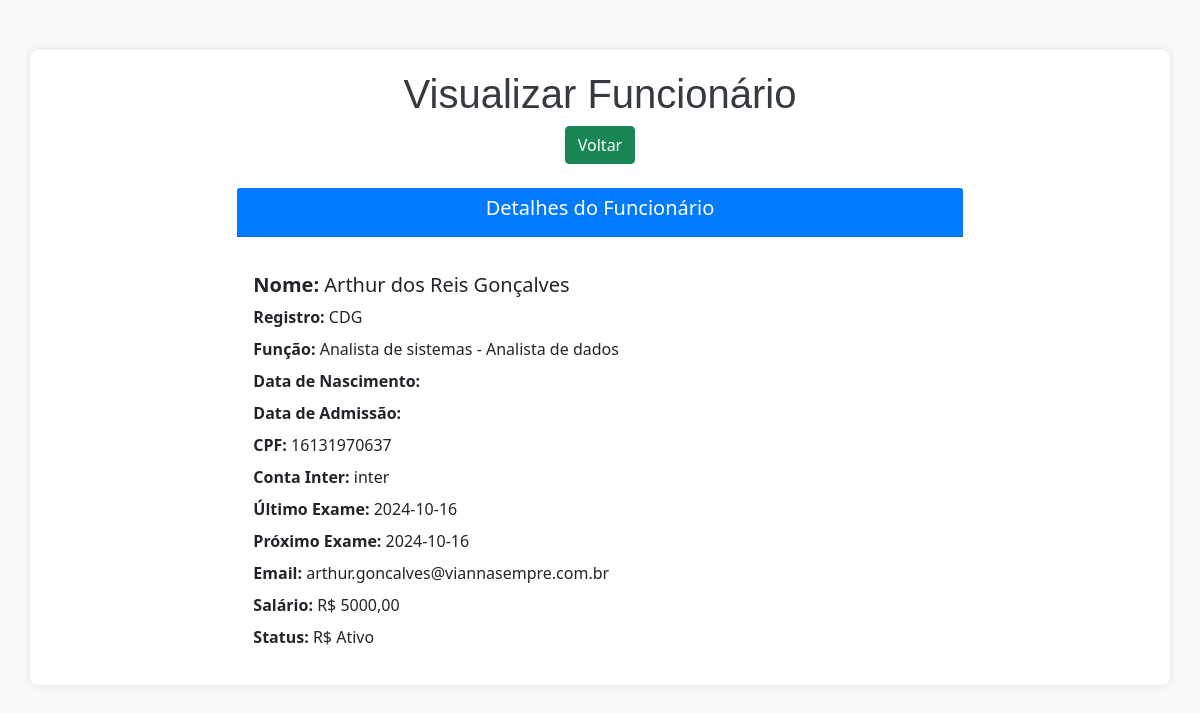
/view/1/, run on an earlier commit of the app's database.
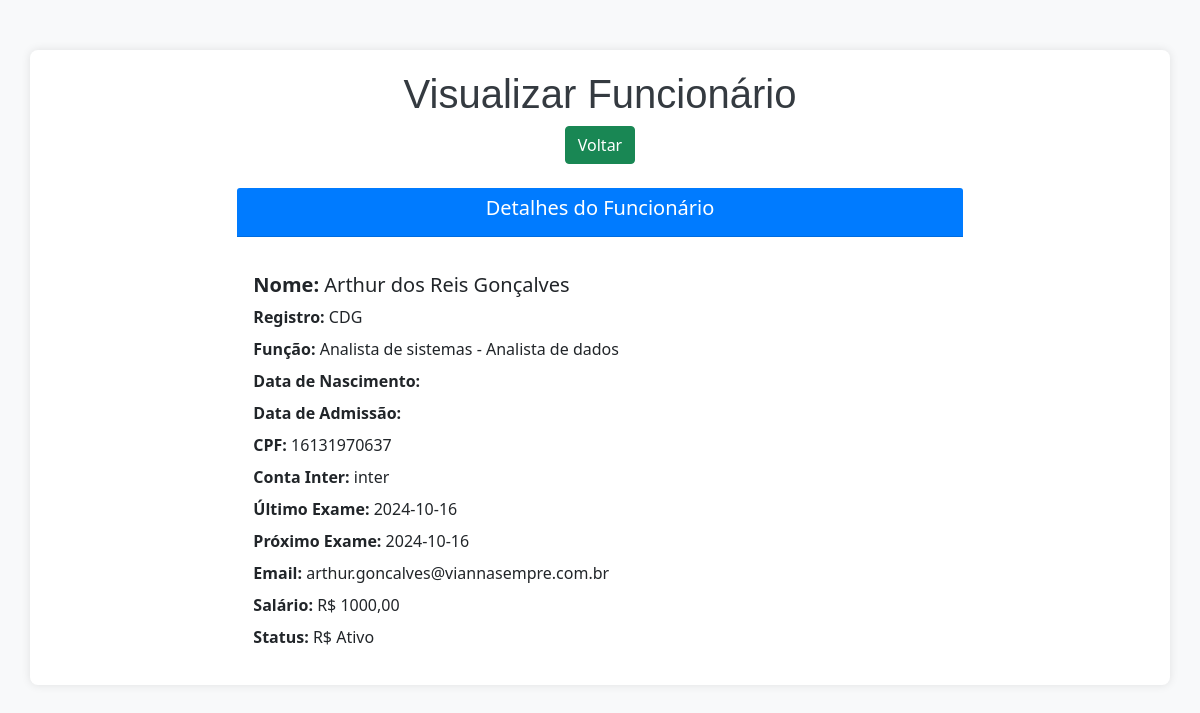
And on a later commit of the database.
### app/models.py (models this page shows, shortened)
class Funcionarios(models.Model):
    cpf_validator = RegexValidator(
        r'^\d{11}$',
        'O CPF deve ter 11 dígitos numéricos.'
    )
    def validate_date_format(value):
        """Valida se o campo segue o formato de data 'YYYY-MM-DD'."""
        if not re.match(r'\d{4}-\d{2}-\d{2}', value):
            raise ValidationError('A data deve estar no formato YYYY-MM-DD.')
    nome = models.CharField(max_length=150, verbose_name='Nome')
    registro = models.CharField(max_length=50, verbose_name='Registro')
    funcao = models.CharField(max_length=100, verbose_name='Função')
    data_nascimento = models.CharField(
        max_length=100,
        verbose_name='Data de Nascimento',
        validators=[validate_date_format]
    )
    data_admissao = models.CharField(
        max_length=100,
        verbose_name='Data de Admissão',
        validators=[validate_date_format]
    )
    cpf = models.CharField(max_length=11, validators=[cpf_validator], unique=True, verbose_name='CPF')
    conta_inter = models.CharField(max_length=20, verbose_name='Conta Inter')
    ultimo_exame = models.CharField(
        max_length=100,
        null=True,
        blank=True,
        verbose_name='Último Exame',
        validators=[validate_date_format]
    )
    proximo_exame = models.CharField(
        max_length=100,
        null=True,
        blank=True,
        verbose_name='Próximo Exame',
        validators=[validate_date_format]
    )
    email = models.EmailField(max_length=100, validators=[EmailValidator()], unique=True, verbose_name='Email')
    salario = models.DecimalField(max_digits=10, decimal_places=2, verbose_name='Salário')
    status = models.CharField(max_length=50, verbose_name='Status')
    cargo = models.CharField(max_length=50, verbose_name='Status')

### app/views.py (the view)
# urls.py: path('view/<int:pk>/', view, name='view'),
def view(request, pk):
    funcionario = get_object_or_404(Funcionarios, pk=pk)
    return render(request, 'Funcionarios/view.html', {'db': funcionario})

### app/templates/Funcionarios/view.html (shortened to what this page needs)
<!DOCTYPE html>
<html lang="pt-br">
<head>
    <link href="https://cdn.jsdelivr.net/npm/bootstrap@5.0.2/dist/css/bootstrap.min.css" rel="stylesheet">
</head>
<body>
    <div class="container">
        <div class="text-center mb-4">
            <h1>Visualizar Funcionário</h1>
            <a href="/indexFuncionarios" class="btn btn-success">Voltar</a>
        </div>
        <div class="row justify-content-center">
            <div class="col-md-8">
                <div class="card">
                    <div class="card-header text-center">
                        <h5>Detalhes do Funcionário</h5>
                    </div>
                    <div class="card-body">
                        <h5 class="card-title"><strong>Nome:</strong> {{ db.nome }}</h5>
                        <p class="card-text"><strong>Registro:</strong> {{ db.registro }}</p>
                        <p class="card-text"><strong>Função:</strong> {{ db.funcao }}</p>
                        <p class="card-text"><strong>Data de Nascimento:</strong> {{ db.data_nascimento|date:"d/m/Y" }}</p>
                        <p class="card-text"><strong>Data de Admissão:</strong> {{ db.data_admissao|date:"d/m/Y" }}</p>
                        <p class="card-text"><strong>CPF:</strong> {{ db.cpf }}</p>
                        <p class="card-text"><strong>Conta Inter:</strong> {{ db.conta_inter }}</p>
                        <p class="card-text"><strong>Último Exame:</strong> {{ db.ultimo_exame}}</p>
                        <p class="card-text"><strong>Próximo Exame:</strong> {{ db.proximo_exame}}</p>
                        <p class="card-text"><strong>Email:</strong> {{ db.email }}</p>
                        <p class="card-text"><strong>Salário:</strong> R$ {{ db.salario }}</p>
                        <p class="card-text"><strong>Status:</strong> R$ {{ db.status }}</p>
                    </div>
                </div>
            </div>
        </div>
    </div>
</body>
</html>

### app/templates/Funcionarios/view.html (style rules this page uses)
body { background-color: #f8f9fa; }
h1 { color: #343a40; font-family: 'Arial', sans-serif; }
.container { margin-top: 50px; padding: 20px; background-color: #ffffff; border-radius: 0.5rem; box-shadow: 0 0 10px rgba(0, 0, 0, 0.1); }
.card { border: none; }
.card-header { background-color: #007bff; color: white; border-radius: 0.5rem 0.5rem 0 0; }
.card-title, .card-text { margin-bottom: 0.5rem; }
.btn-success { transition: background-color 0.3s ease; }
.text-center { margin-bottom: 20px; }

What changed in the data, as far as the page shows it:
changed Funcionarios "Arthur dos Reis Gonçalves": salario "5000,00" → "1000,00"
